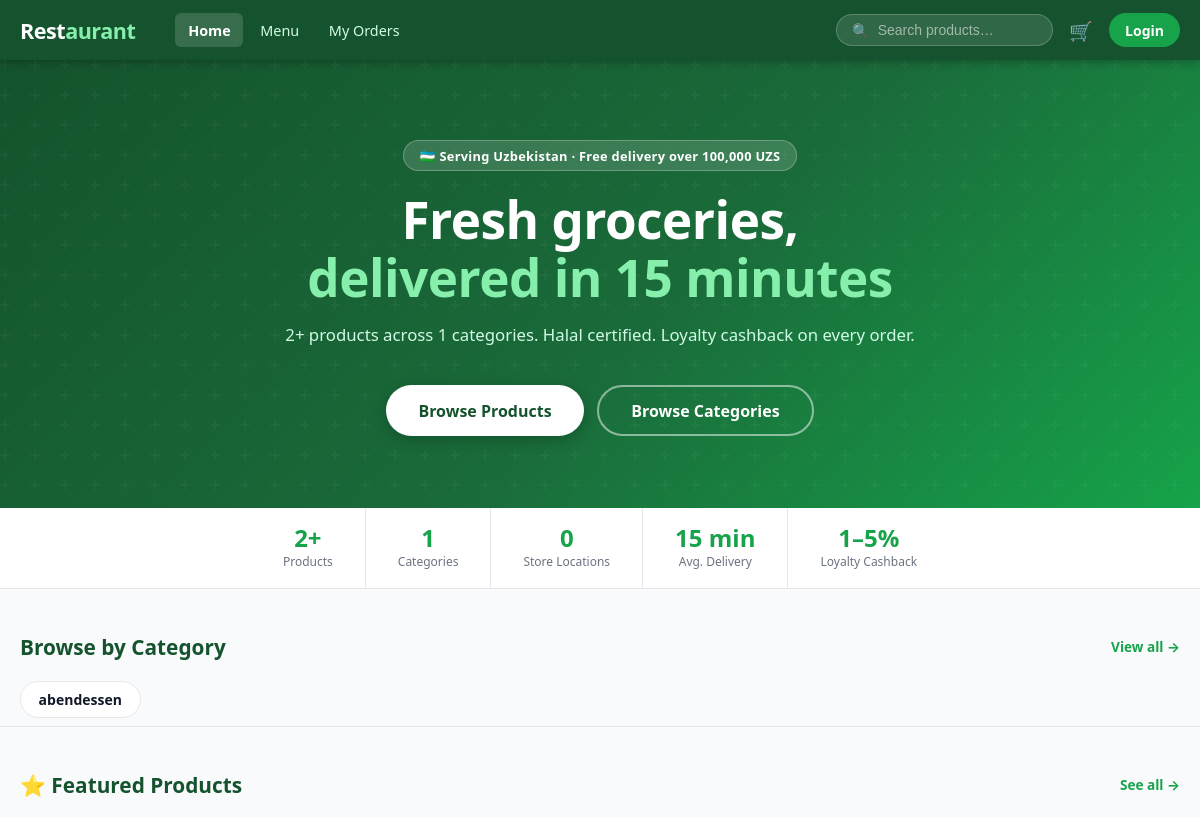
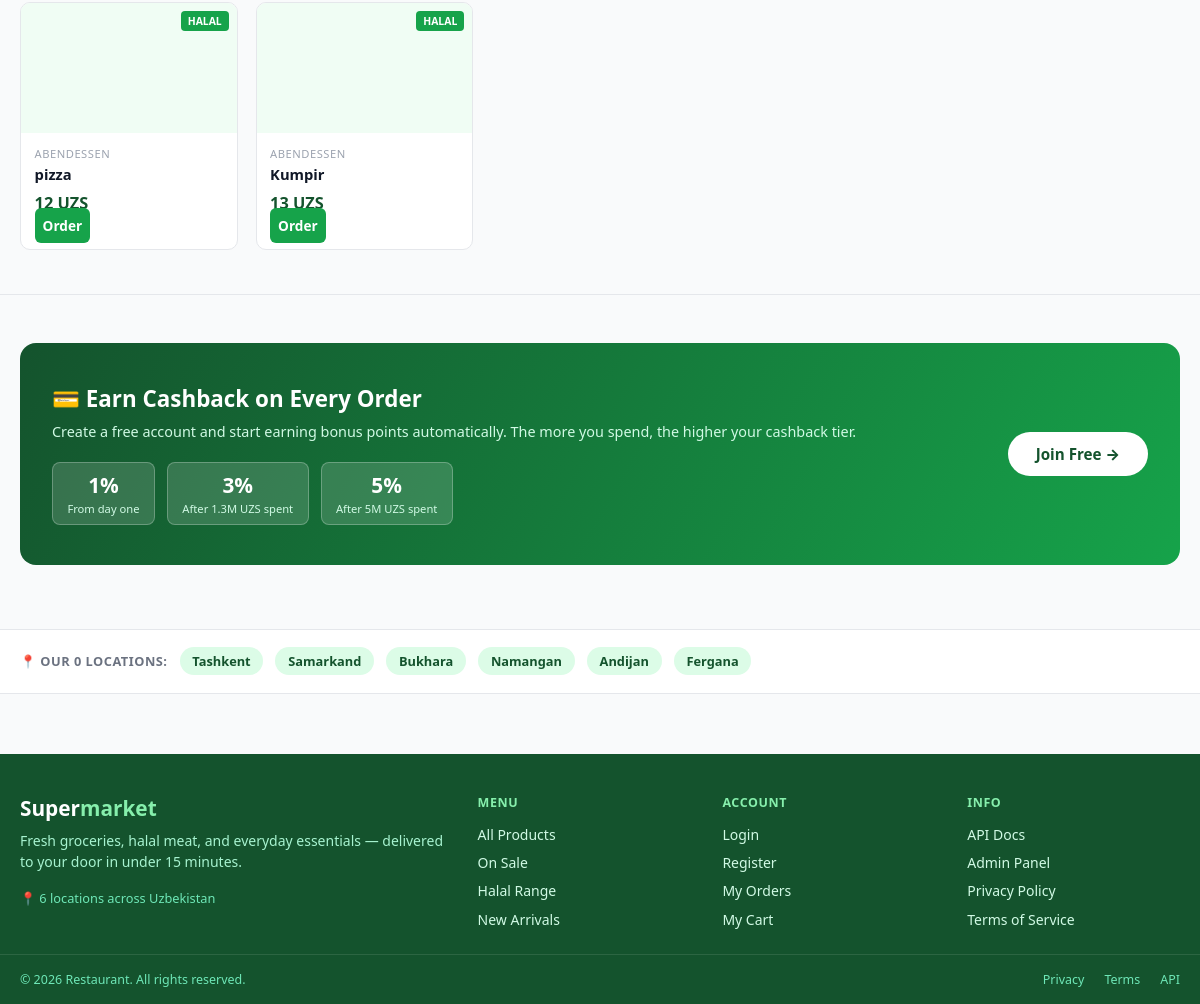
The page / on the database its author committed (2 pictures, top to bottom).
### backend/core/models.py (models this page shows, shortened)
class Category(models.Model):
    name        = models.CharField(max_length=100)
    slug        = models.SlugField(unique=True)
    description = models.TextField(blank=True)
    icon        = models.CharField(max_length=50, blank=True, help_text="Emoji icon")
    created_at  = models.DateTimeField(auto_now_add=True)
    class Meta:
        verbose_name_plural = "Categories"
        ordering = ["name"]

class Product(models.Model):
    category       = models.ForeignKey(
        Category, on_delete=models.CASCADE, related_name="products"
    )
    name           = models.CharField(max_length=200)
    slug           = models.SlugField(unique=True)
    description    = models.TextField(blank=True)
    price          = models.DecimalField(max_digits=12, decimal_places=2)
    discount_price = models.DecimalField(max_digits=12, decimal_places=2, null=True, blank=True)
    unit           = models.CharField(max_length=20, default="dona", help_text="kg / litr / dona")
    barcode        = models.CharField(max_length=50, blank=True)
    brand          = models.CharField(max_length=100, blank=True)
    image_url      = models.URLField(blank=True)
    is_available   = models.BooleanField(default=True)
    is_halal       = models.BooleanField(default=False)
    is_featured    = models.BooleanField(default=False)
    stock_quantity = models.PositiveIntegerField(default=0)
    created_at     = models.DateTimeField(auto_now_add=True)
    updated_at     = models.DateTimeField(auto_now=True)
    class Meta:
        ordering = ["-created_at"]
    @property
    def active_price(self):
        return self.discount_price if self.discount_price else self.price

### backend/guest_api/views.py (the view)
# urls.py: path("", home),
def home(request: HttpRequest):
    return render(request, "guest/home.html", {
        "page":                "home",
        "featured_products":   Product.objects.filter(is_featured=True,  is_available=True).select_related("category")[:8],
        "discounted_products": Product.objects.filter(discount_price__isnull=False, is_available=True).select_related("category")[:8],
        "categories":          Category.objects.all(),
        "branch_count":        Branch.objects.filter(is_active=True).count(),
        "product_count":       Product.objects.filter(is_available=True).count(),
    })

### frontend/templates/guest/home.html (shortened to what this page needs)
{% extends "guest/base.html" %}
{% block content %}
<section class="hero" aria-label="Hero">
  <div class="hero__inner">
    <div class="hero__badge">🇺🇿 Serving Uzbekistan · Free delivery over 100,000 UZS</div>
    <h1 class="hero__title">
      Fresh groceries,
      <span>delivered in 15 minutes</span>
    </h1>
    <p class="hero__sub">
      {{ product_count }}+ products across {{ categories|length }} categories.
      Halal certified. Loyalty cashback on every order.
    </p>
    <div class="hero__cta">
      <button class="btn-hero-primary" onclick="window.location.href='/menu/'">
        Browse Products
      </button>
      <a class="btn-hero-outline" href="#categories">Browse Categories</a>
    </div>
  </div>
</section>
<div class="stats-bar" aria-label="Store stats">
  <div class="stat-item">
    <div class="stat-item__number">{{ product_count }}+</div>
    <div class="stat-item__label">Products</div>
  </div>
  <div class="stat-item">
    <div class="stat-item__number">{{ categories|length }}</div>
    <div class="stat-item__label">Categories</div>
  </div>
  <div class="stat-item">
    <div class="stat-item__number">{{ branch_count }}</div>
    <div class="stat-item__label">Store Locations</div>
  </div>
  <div class="stat-item">
    <div class="stat-item__number">15 min</div>
    <div class="stat-item__label">Avg. Delivery</div>
  </div>
  <div class="stat-item">
    <div class="stat-item__number">1–5%</div>
    <div class="stat-item__label">Loyalty Cashback</div>
  </div>
</div>
<div class="section" id="categories">
  <div class="container">
    <div class="section__header">
      <h2 class="section__title">Browse by Category</h2>
      <a class="section__link" href="/menu/">View all →</a>
    </div>
    <div class="category-scroll" role="list">
      {% for cat in categories %}
      <a class="category-chip"
         href="/menu/{{ cat.slug }}/"
         role="listitem"
         title="{{ cat.description }}">
        {{ cat.icon }} {{ cat.name }}
      </a>
      {% empty %}
      <p class="empty-state">No categories yet.</p>
      {% endfor %}
  </div>
</div>
<hr class="section-divider"/>
<div class="section" id="featured">
  <div class="container">
    <div class="section__header">
      <h2 class="section__title">⭐ Featured Products</h2>
      <a class="section__link" href="/menu/?is_featured=true">See all →</a>
    </div>
    {% if featured_products %}
    <div class="product-grid">
      {% for p in featured_products %}
      <article class="product-card" onclick="window.location.href='/product/{{ p.id }}/'">
        <div class="product-card__img">
          {% if p.is_halal %}
            <span class="badge-halal">HALAL</span>
          {% endif %}
        </div>
        <div class="product-card__body">
          <div class="product-card__category">{{ p.category.name }}</div>
          <div class="product-card__name">{{ p.name }}</div>
          <div class="product-card__price">
            <span class="price-current">{{ p.active_price|floatformat:0 }} UZS</span>
          </div>
          <a class="product-card__add btn-primary" href="/product/{{ p.id }}/">
            Order
          </a>
        </div>
      </article>
      {% endfor %}
    </div>
    {% else %}
    <p class="empty-state">
      No featured products yet.
      Run <code>python seed_data.py</code> to load demo data.
    </p>
    {% endif %}
  </div>
</div>
<hr class="section-divider"/>
<div class="container" style="padding-top:2rem;padding-bottom:2rem;">
  <div class="loyalty-banner" aria-label="Loyalty programme">
    <div>
      <div class="loyalty-banner__title">💳 Earn Cashback on Every Order</div>
      <div class="loyalty-banner__sub">
        Create a free account and start earning bonus points automatically.
        The more you spend, the higher your cashback tier.
      </div>
      <div class="loyalty-tiers">
        <div class="loyalty-tier">
          <div class="loyalty-tier__pct">1%</div>
          <div class="loyalty-tier__label">From day one</div>
        </div>
        <div class="loyalty-tier">
          <div class="loyalty-tier__pct">3%</div>
          <div class="loyalty-tier__label">After 1.3M UZS spent</div>
        </div>
        <div class="loyalty-tier">
          <div class="loyalty-tier__pct">5%</div>
          <div class="loyalty-tier__label">After 5M UZS spent</div>
        </div>
      </div>
    </div>
    <a class="loyalty-banner__cta" href="/login/#register">
      Join Free →
    </a>
  </div>
</div>
<div class="branches-strip" aria-label="Store locations">
  <div class="container">
    <div class="branches-inner">
      <span class="branches-label">📍 Our {{ branch_count }} locations:</span>
      <span class="branch-pill">Tashkent</span>
      <span class="branch-pill">Samarkand</span>
      <span class="branch-pill">Bukhara</span>
      <span class="branch-pill">Namangan</span>
      <span class="branch-pill">Andijan</span>
      <span class="branch-pill">Fergana</span>
    </div>
  </div>
</div>
{% endblock %}

### frontend/templates/guest/base.html (shortened to what this page needs)
<!DOCTYPE html>
<html lang="en">
<head>
       {% load static %}
</head>
<body class="{% block body_class %}{% endblock %}">
  <header>
    <nav class="navbar" role="navigation" aria-label="Main navigation">
      <a class="navbar__logo" href="/">Rest<span>aurant</span></a>
      <div class="navbar__nav">
        <a class="nav-link {% if page == 'home'   %}nav-link--active{% endif %}" href="/">Home</a>
        <a class="nav-link {% if page == 'menu'   %}nav-link--active{% endif %}" href="/menu/">Menu</a>
        <a class="nav-link {% if page == 'orders' %}nav-link--active{% endif %}" href="/orders/">My Orders</a>
      </div>
      <div class="navbar__right">
        <div class="navbar__search" role="search">
          <span class="navbar__search-icon">🔍</span>
          <input type="search"
                 id="navbar-search"
                 placeholder="Search products…"
                 autocomplete="off"
                 aria-label="Search products"/>
        </div>
        <a class="navbar__cart {% if page == 'cart' %}nav-link--active{% endif %}"
           href="/cart/" title="Cart" aria-label="Menu cart">
          🛒
        </a>
        <a id="navbar-login" class="navbar__login-btn" href="/login/">Login</a>
      </div>
    </nav>
  </header>
  <main class="page-content" id="main-content">
    {% block content %}{% endblock %}
  </main>
  <footer class="footer" aria-label="Site footer">
    <div class="footer__grid">
      <div>
        <div class="footer__brand-name">Super<span>market</span></div>
        <p class="footer__tagline">
          Fresh groceries, halal meat, and everyday essentials —
          delivered to your door in under 15 minutes.
        </p>
        <p style="font-size:.8rem;color:#6ee7b7;">
          📍 {{ branch_count|default:"6" }} locations across Uzbekistan
        </p>
      </div>
      <div>
        <div class="footer__col-title">Menu</div>
        <ul class="footer__links">
          <li><a href="/menu/">All Products</a></li>
          <li><a href="/menu/#discounted">On Sale</a></li>
          <li><a href="/menu/#halal">Halal Range</a></li>
          <li><a href="/menu/#new">New Arrivals</a></li>
        </ul>
      </div>
      <div>
        <div class="footer__col-title">Account</div>
        <ul class="footer__links">
          <li><a href="/login/">Login</a></li>
          <li><a href="/login/#register">Register</a></li>
          <li><a href="/orders/">My Orders</a></li>
          <li><a href="/cart/">My Cart</a></li>
        </ul>
      </div>
      <div>
        <div class="footer__col-title">Info</div>
        <ul class="footer__links">
          <li><a href="/api/docs">API Docs</a></li>
          <li><a href="/admin/">Admin Panel</a></li>
          <li><a href="/privacy/">Privacy Policy</a></li>
          <li><a href="/terms/">Terms of Service</a></li>
        </ul>
      </div>
    </div>
    <div class="footer__bottom">
      <span class="footer__copy">&copy; 2026 Restaurant. All rights reserved.</span>
      <nav class="footer__legal" aria-label="Legal links">
        <a href="/privacy/">Privacy</a>
        <a href="/terms/">Terms</a>
        <a href="/api/docs">API</a>
      </nav>
    </div>
  </footer>
        {% load static %}
  {% load static %}
</body>
</html>

### rows shown on the page
Category: name "abendessen"
Product: is_halal "HALAL", category.name "ABENDESSEN", name "pizza", active_price "12"
Product: is_halal "HALAL", category.name "ABENDESSEN", name "Kumpir", active_price "13"

### other values the page prints
{{ product_count }} "2"
{{ categories|length }} "1"
{{ branch_count }} "0"
{{ branch_count|default:"6" }} "6"
